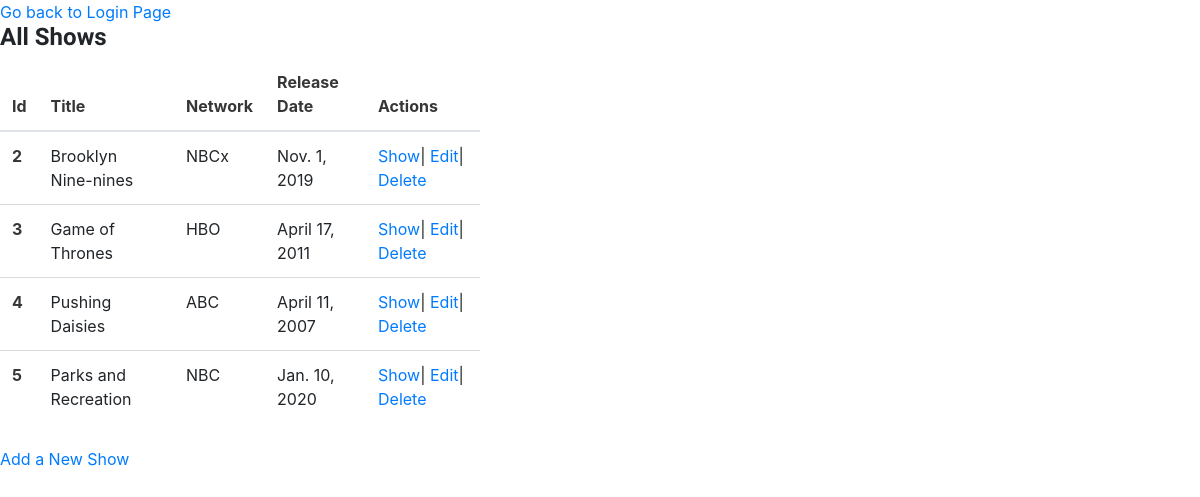
/shows, run on the app's committed database.
### main/models.py (models this page shows)
class Show(models.Model): #created a new class show. inherting from class (object)
    title = models.CharField(max_length=64)
    network = models.CharField(max_length=64)
    release_date = models.DateField()
    description = models.TextField()
    created_at = models.DateTimeField(auto_now_add=True)
    updated_at = models.DateTimeField(auto_now=True)
    objects = Manager()

### main/views.py (the view)
# urls.py: path('shows', views.allShows),
def allShows(request):
    context = {
        'all_shows': Show.objects.all()
    }
    return render(request, 'shows.html', context)

### main/templates/shows.html (shortened to what this page needs)
<!doctype html>
<html lang="en">
  <head>
    <link rel="stylesheet" href="https://cdn.jsdelivr.net/npm/bulma@0.9.0/css/bulma.min.css">
    <link rel="stylesheet" href="https://stackpath.bootstrapcdn.com/bootstrap/4.3.1/css/bootstrap.min.css">
  </head>
  <body>
      <a href="index.html">Go back to Login Page</a>
      <h1>All Shows</h1>
      <table class="table col-6">
        <thead>
          <tr>
            <th scope="col">Id</th>
            <th scope="col">Title</th>
            <th scope="col">Network</th>
            <th scope="col">Release Date</th>
            <th scope="col">Actions</th>
          </tr>
        </thead>
        <tbody>
            {% for show in all_shows %}
          <tr>
            <th scope="row">{{ show.id }}</th>
            <td>{{ show.title}} </td>
            <td>{{ show.network }}</td>
            <td>{{ show.release_date}}</td>
            <td>
                <a href="/shows/{{ show.id }}">Show</a>|
                <a href="/shows/{{show.id}}/edit">Edit</a>|
                <a href="/shows/{{show.id}}/destroy">Delete</a>
            </td>
          </tr>
          {% endfor %}
        </tbody>
      </table>
      <a href="/shows/new">Add a New Show</a>
  </body>
</html>

### main/templates/shows.html (style rules this page uses)
.table { width: 40%; }
h1 { font-family: "Varela Round"; font-size: 24px; font-style: normal; font-variant: normal; font-weight: 700; line-height: 26.4px; }

### data on the page
Show: id "2", title "Brooklyn Nine-nines", network "NBCx", release_date "Nov. 1, 2019"
Show: id "3", title "Game of Thrones", network "HBO", release_date "April 17, 2011"
Show: id "4", title "Pushing Daisies", network "ABC", release_date "April 11, 2007"
Show: id "5", title "Parks and Recreation", network "NBC", release_date "Jan. 10, 2020"
